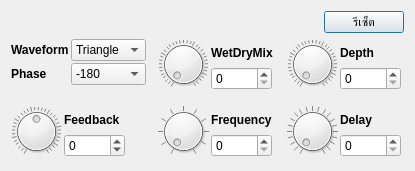
<?xml version="1.0" encoding="UTF-8"?>
<ui version="4.0">
 <class>ChorusFXDialog</class>
 <widget class="QDialog" name="ChorusFXDialog">
  <property name="geometry">
   <rect>
    <x>0</x>
    <y>0</y>
    <width>415</width>
    <height>171</height>
   </rect>
  </property>
  <property name="windowTitle">
   <string>Dialog</string>
  </property>
  <property name="locale">
   <locale language="English" country="UnitedStates"/>
  </property>
  <layout class="QVBoxLayout" name="verticalLayout_9">
   <item>
    <layout class="QHBoxLayout" name="horizontalLayout_3">
     <item>
      <spacer name="horizontalSpacer">
       <property name="orientation">
        <enum>Qt::Horizontal</enum>
       </property>
       <property name="sizeHint" stdset="0">
        <size>
         <width>40</width>
         <height>20</height>
        </size>
       </property>
      </spacer>
     </item>
     <item>
      <widget class="QPushButton" name="btnReset">
       <property name="text">
        <string>รีเซ็ต</string>
       </property>
      </widget>
     </item>
    </layout>
   </item>
   <item>
    <layout class="QGridLayout" name="gridLayout">
     <property name="horizontalSpacing">
      <number>12</number>
     </property>
     <item row="0" column="0">
      <layout class="QVBoxLayout" name="verticalLayout_6">
       <property name="spacing">
        <number>12</number>
       </property>
       <item>
        <layout class="QFormLayout" name="formLayout">
         <property name="horizontalSpacing">
          <number>2</number>
         </property>
         <property name="verticalSpacing">
          <number>2</number>
         </property>
         <item row="0" column="0">
          <widget class="QLabel" name="label_6">
           <property name="font">
            <font>
             <weight>75</weight>
             <bold>true</bold>
            </font>
           </property>
           <property name="text">
            <string>Waveform</string>
           </property>
          </widget>
         </item>
         <item row="0" column="1">
          <widget class="QComboBox" name="cbWaveform">
           <property name="currentIndex">
            <number>0</number>
           </property>
           <property name="sizeAdjustPolicy">
            <enum>QComboBox::AdjustToContents</enum>
           </property>
           <item>
            <property name="text">
             <string>Triangle</string>
            </property>
           </item>
           <item>
            <property name="text">
             <string>Sine</string>
            </property>
           </item>
          </widget>
         </item>
         <item row="1" column="0">
          <widget class="QLabel" name="label_7">
           <property name="font">
            <font>
             <weight>75</weight>
             <bold>true</bold>
            </font>
           </property>
           <property name="text">
            <string>Phase</string>
           </property>
          </widget>
         </item>
         <item row="1" column="1">
          <widget class="QComboBox" name="cbPhase">
           <property name="sizeAdjustPolicy">
            <enum>QComboBox::AdjustToContents</enum>
           </property>
           <item>
            <property name="text">
             <string>-180</string>
            </property>
           </item>
           <item>
            <property name="text">
             <string>-90</string>
            </property>
           </item>
           <item>
            <property name="text">
             <string>0</string>
            </property>
           </item>
           <item>
            <property name="text">
             <string>90</string>
            </property>
           </item>
           <item>
            <property name="text">
             <string>180</string>
            </property>
           </item>
          </widget>
         </item>
        </layout>
       </item>
       <item>
        <layout class="QFormLayout" name="formLayout_2">
         <property name="horizontalSpacing">
          <number>2</number>
         </property>
         <item row="0" column="0">
          <widget class="QDial" name="dialFeedback">
           <property name="minimumSize">
            <size>
             <width>51</width>
             <height>51</height>
            </size>
           </property>
           <property name="maximumSize">
            <size>
             <width>51</width>
             <height>51</height>
            </size>
           </property>
           <property name="minimum">
            <number>-99</number>
           </property>
           <property name="maximum">
            <number>99</number>
           </property>
           <property name="notchTarget">
            <double>5.700000000000000</double>
           </property>
           <property name="notchesVisible">
            <bool>true</bool>
           </property>
          </widget>
         </item>
         <item row="0" column="1">
          <layout class="QVBoxLayout" name="verticalLayout_5">
           <item>
            <widget class="QLabel" name="label_3">
             <property name="font">
              <font>
               <weight>75</weight>
               <bold>true</bold>
              </font>
             </property>
             <property name="text">
              <string>Feedback</string>
             </property>
            </widget>
           </item>
           <item>
            <widget class="QSpinBox" name="spinFeedback">
             <property name="minimumSize">
              <size>
               <width>61</width>
               <height>0</height>
              </size>
             </property>
             <property name="maximumSize">
              <size>
               <width>61</width>
               <height>16777215</height>
              </size>
             </property>
             <property name="minimum">
              <number>-99</number>
             </property>
            </widget>
           </item>
          </layout>
         </item>
        </layout>
       </item>
      </layout>
     </item>
     <item row="0" column="1">
      <layout class="QVBoxLayout" name="verticalLayout_7">
       <property name="spacing">
        <number>12</number>
       </property>
       <item>
        <layout class="QFormLayout" name="formLayout_4">
         <property name="horizontalSpacing">
          <number>2</number>
         </property>
         <item row="0" column="0">
          <widget class="QDial" name="dialWetDryMix">
           <property name="minimumSize">
            <size>
             <width>51</width>
             <height>51</height>
            </size>
           </property>
           <property name="maximumSize">
            <size>
             <width>51</width>
             <height>51</height>
            </size>
           </property>
           <property name="minimum">
            <number>0</number>
           </property>
           <property name="maximum">
            <number>100</number>
           </property>
           <property name="notchTarget">
            <double>2.700000000000000</double>
           </property>
           <property name="notchesVisible">
            <bool>true</bool>
           </property>
          </widget>
         </item>
         <item row="0" column="1">
          <layout class="QVBoxLayout" name="verticalLayout">
           <item>
            <widget class="QLabel" name="label">
             <property name="font">
              <font>
               <weight>75</weight>
               <bold>true</bold>
              </font>
             </property>
             <property name="text">
              <string>WetDryMix</string>
             </property>
            </widget>
           </item>
           <item>
            <widget class="QSpinBox" name="spinWetDryMix">
             <property name="minimumSize">
              <size>
               <width>61</width>
               <height>0</height>
              </size>
             </property>
             <property name="maximumSize">
              <size>
               <width>61</width>
               <height>16777215</height>
              </size>
             </property>
             <property name="maximum">
              <number>100</number>
             </property>
            </widget>
           </item>
          </layout>
         </item>
        </layout>
       </item>
       <item>
        <layout class="QFormLayout" name="formLayout_3">
         <property name="horizontalSpacing">
          <number>2</number>
         </property>
         <item row="0" column="0">
          <widget class="QDial" name="dialFrequency">
           <property name="minimumSize">
            <size>
             <width>51</width>
             <height>51</height>
            </size>
           </property>
           <property name="maximumSize">
            <size>
             <width>51</width>
             <height>51</height>
            </size>
           </property>
           <property name="minimum">
            <number>0</number>
           </property>
           <property name="maximum">
            <number>10</number>
           </property>
           <property name="pageStep">
            <number>1</number>
           </property>
           <property name="notchesVisible">
            <bool>true</bool>
           </property>
          </widget>
         </item>
         <item row="0" column="1">
          <layout class="QVBoxLayout" name="verticalLayout_4">
           <item>
            <widget class="QLabel" name="label_4">
             <property name="font">
              <font>
               <weight>75</weight>
               <bold>true</bold>
              </font>
             </property>
             <property name="text">
              <string>Frequency</string>
             </property>
            </widget>
           </item>
           <item>
            <widget class="QSpinBox" name="spinFrequency">
             <property name="minimumSize">
              <size>
               <width>61</width>
               <height>0</height>
              </size>
             </property>
             <property name="maximumSize">
              <size>
               <width>61</width>
               <height>16777215</height>
              </size>
             </property>
             <property name="maximum">
              <number>10</number>
             </property>
            </widget>
           </item>
          </layout>
         </item>
        </layout>
       </item>
      </layout>
     </item>
     <item row="0" column="2">
      <layout class="QVBoxLayout" name="verticalLayout_8">
       <property name="spacing">
        <number>12</number>
       </property>
       <item>
        <layout class="QFormLayout" name="formLayout_5">
         <property name="horizontalSpacing">
          <number>2</number>
         </property>
         <item row="0" column="0">
          <widget class="QDial" name="dialDepth">
           <property name="minimumSize">
            <size>
             <width>51</width>
             <height>51</height>
            </size>
           </property>
           <property name="maximumSize">
            <size>
             <width>51</width>
             <height>51</height>
            </size>
           </property>
           <property name="minimum">
            <number>0</number>
           </property>
           <property name="maximum">
            <number>100</number>
           </property>
           <property name="notchTarget">
            <double>2.700000000000000</double>
           </property>
           <property name="notchesVisible">
            <bool>true</bool>
           </property>
          </widget>
         </item>
         <item row="0" column="1">
          <layout class="QVBoxLayout" name="verticalLayout_2">
           <item>
            <widget class="QLabel" name="label_2">
             <property name="font">
              <font>
               <weight>75</weight>
               <bold>true</bold>
              </font>
             </property>
             <property name="text">
              <string>Depth</string>
             </property>
            </widget>
           </item>
           <item>
            <widget class="QSpinBox" name="spinDepth">
             <property name="minimumSize">
              <size>
               <width>61</width>
               <height>0</height>
              </size>
             </property>
             <property name="maximumSize">
              <size>
               <width>61</width>
               <height>16777215</height>
              </size>
             </property>
             <property name="maximum">
              <number>100</number>
             </property>
            </widget>
           </item>
          </layout>
         </item>
        </layout>
       </item>
       <item>
        <layout class="QFormLayout" name="formLayout_6">
         <property name="horizontalSpacing">
          <number>2</number>
         </property>
         <item row="0" column="0">
          <widget class="QDial" name="dialDelay">
           <property name="minimumSize">
            <size>
             <width>51</width>
             <height>51</height>
            </size>
           </property>
           <property name="maximumSize">
            <size>
             <width>51</width>
             <height>51</height>
            </size>
           </property>
           <property name="minimum">
            <number>0</number>
           </property>
           <property name="maximum">
            <number>20</number>
           </property>
           <property name="pageStep">
            <number>1</number>
           </property>
           <property name="notchTarget">
            <double>2.699999999999999</double>
           </property>
           <property name="notchesVisible">
            <bool>true</bool>
           </property>
          </widget>
         </item>
         <item row="0" column="1">
          <layout class="QVBoxLayout" name="verticalLayout_3">
           <item>
            <widget class="QLabel" name="label_5">
             <property name="font">
              <font>
               <weight>75</weight>
               <bold>true</bold>
              </font>
             </property>
             <property name="text">
              <string>Delay</string>
             </property>
            </widget>
           </item>
           <item>
            <widget class="QSpinBox" name="spinDelay">
             <property name="minimumSize">
              <size>
               <width>61</width>
               <height>0</height>
              </size>
             </property>
             <property name="maximumSize">
              <size>
               <width>61</width>
               <height>16777215</height>
              </size>
             </property>
             <property name="maximum">
              <number>20</number>
             </property>
            </widget>
           </item>
          </layout>
         </item>
        </layout>
       </item>
      </layout>
     </item>
    </layout>
   </item>
  </layout>
 </widget>
 <resources/>
 <connections/>
</ui>
